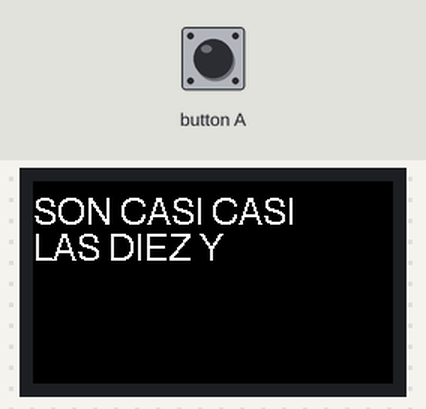
Simulated run of this sketch. Board: ESP32. Shown: 240×135 colour display. WiFi joins after 1.5 s; servers stay silent unless stated; the local clock reads 2024-03-15 10:24:30 at power-on unless the sketch sets it; EEPROM starts erased; what the sketch prints to the serial monitor is not drawn. At 2.3 s the program stops and its outputs stay as they are.

Above: at 2.3 s.

The sketch:

WordClock.ino
```cpp
#include <M5StickCPlus.h>
#include <Preferences.h>
#include "src/timesync.h"
#include "src/ClockTask.h"

portMUX_TYPE frtesp32::mux = portMUX_INITIALIZER_UNLOCKED;

Preferences preferences;

String ssid;
String password;

ClockTask clockTask;

void setup() {
  M5.begin(true, true, true);
  Serial.begin(115200);

  preferences.begin("wordclockwifi", false);

  ssid = preferences.getString("ssid", "");
  password = preferences.getString("password", "");

  M5.Lcd.setRotation(3);
  M5.Axp.ScreenBreath(9);

  timeSync(ssid, password);

  clockTask.start(1);

}

void loop() {
  M5.update();
  if (M5.BtnA.wasPressed()) {
    Serial.println("Button A was Pressed.");
    clockTask.lang = !clockTask.lang;
  }
  if (M5.BtnB.wasPressed()) {
    Serial.println("Button B was Pressed.");
  }
}
```

ClockTask.cpp
```cpp
#include "ClockTask.h"

bool ClockTask::run() {
  M5.Rtc.GetTime(&TimeStruct);
  if (prevM != TimeStruct.Minutes || prevH != TimeStruct.Hours || prevL != lang) {
    prevH = TimeStruct.Hours; prevM = TimeStruct.Minutes; prevL = lang;
    displayTime(TimeStruct.Hours, TimeStruct.Minutes, lang);
  }
  msleep(1000);
  return true;
}
```

ClockTask.h
```cpp
#ifndef CLOCKTASK_H
#define CLOCKTASK_H

#include <M5StickCPlus.h>
#include "frtesp32.h"
#include "DisplayTime.h"
#include "constants.h"

class ClockTask final : public frtesp32::Task<ClockTask, 10000> {
  public:
    bool run();
    int lang = SPANISH;
  private:
    int prevH, prevM = 0;
    int prevL = lang;
    RTC_TimeTypeDef TimeStruct;
};

#endif
```

DisplayTime.cpp
```cpp
#include "DisplayTime.h"

TimeWords tW;

void displayTime(int hours, int minutes, int lang) {
  if (lang != SPANISH) lang = ENGLISH;
  String t = tW.getWords(hours, minutes, lang);
  int start = 0;
  int end = 16;
  int i = 0;
  M5.Lcd.fillScreen(BLACK);
  do {
    end = t.lastIndexOf(' ', end);
    String line = t.substring(start, end);
    line.trim();
    M5.Lcd.setCursor(0, (24 * i++) + 10, 4);
    M5.Lcd.print(line);
    start = end;
    end = start + 16;
    if (end > t.length()) end = t.length();
  } while (start < t.length());

}
```

DisplayTime.h
```cpp
#ifndef DISPLAYTIME_H
#define DISPLAYTIME_H
#include <M5StickCPlus.h>
#include "TimeWords.h"

void displayTime(int hours, int minutes, int lang);

#endif
```

TimeSync.cpp
```cpp
#include "TimeSync.h"

void timeSync(String &ssid, String &password) {
  RTC_TimeTypeDef TimeStruct;
  RTC_DateTypeDef DateStruct;
  const char* ntpServer =  "pool.ntp.org";
  const long gmtOffset_sec = -8*3600;
  const int daylightOffset_sec = 3600;
  struct tm timeInfo;

  WiFi.mode(WIFI_STA);
  WiFi.begin(ssid.c_str(), password.c_str());
  Serial.print("Connecting to WiFi ..");
  for (int i=0; i<15 && WiFi.status() != WL_CONNECTED; i++) {
    Serial.print('.');
    M5.Lcd.print('.');
    delay(1000);
  }
  if (WiFi.status() == WL_CONNECTED) {
    Serial.print("WiFi Connected ");
    Serial.println(WiFi.localIP());
    delay(50);
    configTime(gmtOffset_sec, daylightOffset_sec, ntpServer);
    if (getLocalTime(&timeInfo)){
      Serial.println("Time retrieved");
      TimeStruct.Hours = timeInfo.tm_hour;
      TimeStruct.Minutes = timeInfo.tm_min;
      TimeStruct.Seconds = timeInfo.tm_sec;
      DateStruct.WeekDay = timeInfo.tm_wday;
      DateStruct.Month = timeInfo.tm_mon;
      DateStruct.Date = timeInfo.tm_mday;
      DateStruct.Year = timeInfo.tm_year;
      M5.Rtc.SetTime(&TimeStruct);
    } else {
      Serial.println("Could not sync time");
    }
    WiFi.disconnect(true);
    WiFi.mode(WIFI_OFF);
    Serial.println("WiFi Disconnected");
  } else {
    Serial.println("Could not connect to WIFi");
  }
}
```

TimeSync.h
```cpp
#ifndef TIMESYNC_H
#define TIMESYNC_H
#include <M5StickCPlus.h>
#include <WiFi.h>
#include <time.h>

void timeSync(String &ssid, String &password);

#endif
```

TimeWords.cpp
```cpp
#include "TimeWords.h"

String TimeWords::preText[2][2] = {{"ES", "SON"}, {"IT'S", "IT'S"}};
String TimeWords::postText[2][1] = {{"EN PUNTO"}, {"O'CLOCK"}};
String TimeWords::articleText[2][2] = {{"LA", "LAS"}, {"", ""}};
String TimeWords::fractionText[2][4] = {{"PASADAS", "BIEN PASADAS", "CASI", "CASI CASI"},{"A LITTLE BIT OVER", "A BIT OVER", "ALMOST", "NEARLY ALMOST"}};
String TimeWords::numbersText[2][12] = {{"UNA", "DOS", "TRES", "CUATRO", "CINCO", "SEIS", "SIETE", "OCHO", "NUEVE", "DIEZ", "ONCE", "DOCE"},
                                        {"ONE", "TWO", "THREE", "FOUR", "FIVE", "SIX", "SEVEN", "EIGHT", "NINE", "TEN", "ELEVEN", "TWELVE"}};
String TimeWords::numbersModText[2][12] = {{"Y CINCO", "Y DIEZ", "Y CUARTO", "Y VEINTE", "Y VEINTICINCO", "Y MEDIA", "VEINTICINCO PARA", "VEINTE PARA", "UN CUARTO PARA", "DIEZ PARA", "CINCO PARA", ""},
                                            {"FIVE AFTER", "TEN AFTER", "QUARTER PAST", "TWENTY AFTER", "TWENTY-FIVE AFTER", "HALF PAST", "TWENTY-FIVE TO", "TWENTY TO", "QUARTER TO", "TEN TO", "FIVE TO", ""}};

String &TimeWords::getWords(int hour, int minutes, int lang) {
  int h = (hour > 12) ? hour - 12 : hour;
  h = (h == 0) ? 12 : h;
  int mF = ((float) minutes / 5) + 0.5;
  int mFf = minutes % 5;
  if (mF > 6) {
    h++;
    if (h == 13) h = 1;
  }

  String pT = (h == 1 && mF <= 6) ? preText[lang][0] : preText[lang][1];
  if ((mFf == 3 || mFf == 4) && lang == SPANISH) {pT += " "; pT += fractionText[lang][mFf - 1]; };
  if (mFf > 0 && lang == ENGLISH) {pT += " "; pT += fractionText[lang][mFf - 1]; };
  String aT = (h == 1) ? articleText[lang][0] : articleText[lang][1];
  String nT = numbersText[lang][h - 1];
  String nMT = (mF == 0) ? "" : numbersModText[lang][mF - 1];
  fT = pT;
  fT += " ";
  if (mF > 6 && lang == SPANISH) {fT += nMT; fT += " ";}
  if (mF >= 1 && lang == ENGLISH) {fT += nMT; fT += " ";}
  fT += aT;
  fT += " ";
  fT += nT;
  if (mF <=6 && lang == SPANISH) {fT += " "; fT += nMT;}
  if ((mFf == 1 || mFf == 2) && lang == SPANISH) {fT += " "; fT += fractionText[lang][mFf - 1]; };
  if (minutes == 0) {fT += " "; fT += postText[lang][0];};
  return fT;
}
```

TimeWords.h
```cpp
#ifndef TIMEWORDS_H
#define TIMEWORDS_H
#include <M5StickCPlus.h>
#include "constants.h"

class TimeWords  {
  public:
    String &getWords(int hour, int minutes, int lang);
  private:
    static String preText[2][2];
    static String postText[2][1];
    static String articleText[2][2];
    static String fractionText[2][4];
    static String numbersText[2][12];
    static String numbersModText[2][12];
    String fT;
};

#endif
```

constants.h
```cpp
#define SPANISH 0
#define ENGLISH 1
```

frtesp32.h
```cpp
// (licence header left out)
#ifndef FRTESP32_H
#define FRTESP32_H
#include "freertos/FreeRTOS.h"

#pragma once

namespace frtesp32
{
  extern portMUX_TYPE mux;

	namespace detail {

		inline void yieldFromIsr() __attribute__((always_inline));

		void yieldFromIsr()
		{
			#ifdef portYIELD_FROM_ISR
			portYIELD_FROM_ISR();
			#else
				#ifdef portEND_SWITCHING_ISR
					portEND_SWITCHING_ISR();
				#else
					taskYIELD();
				#endif
			#endif
		}

	}

	template<typename T, unsigned int STACK_SIZE = configMINIMAL_STACK_SIZE * sizeof(StackType_t)>
	class Task
	{
	public:
		Task() :
			running(false),
			do_stop(false),
			handle(nullptr)
		{
		}

		~Task()
		{
			stop();
		}

		explicit Task(const Task& other) = delete;
		Task& operator =(const Task& other) = delete;

		bool start(unsigned char priority = 0, const char* name = "")
		{
			if (priority >= configMAX_PRIORITIES) {
				priority = configMAX_PRIORITIES - 1;
			}

#if configSUPPORT_STATIC_ALLOCATION > 0
			handle = xTaskCreateStatic(
				entryPoint,
				name,
				STACK_SIZE / sizeof(StackType_t),
				this,
				priority,
				stack,
				&state
			);
			return handle;
#else
			return
				xTaskCreate(
					entryPoint,
					name,
					STACK_SIZE / sizeof(StackType_t),
					this,
					priority,
					&handle
				) == pdPASS;
#endif
		}

		bool stop()
		{
			return stop(false);
		}

		bool stopFromIdleTask()
		{
			return stop(true);
		}

		bool isRunning() const
		{
			taskENTER_CRITICAL(&mux);
			const bool res = running;
			taskEXIT_CRITICAL(&mux);

			return res;
		}

		unsigned int getUsedStackSize() const
		{
			return STACK_SIZE - uxTaskGetStackHighWaterMark(handle) * sizeof(StackType_t);
		}

		void post()
		{
			xTaskNotifyGive(handle);
		}

		void preparePostFromInterrupt()
		{
			higher_priority_task_woken = 0;
		}

		void postFromInterrupt()
		{
			vTaskNotifyGiveFromISR(handle, &higher_priority_task_woken);
		}

		void finalizePostFromInterrupt() __attribute__((always_inline))
		{
			if (higher_priority_task_woken) {
				detail::yieldFromIsr();
			}
		}

	protected:
		void yield()
		{
			taskYIELD();
		}

		void msleep(unsigned int msecs)
		{
			const TickType_t ticks = msecs / portTICK_PERIOD_MS;

			vTaskDelay(max(1U, ticks));
		}

		void msleep(unsigned int msecs, unsigned int& remainder)
		{
			msecs += remainder;
			const TickType_t ticks = msecs / portTICK_PERIOD_MS;
			remainder = msecs % portTICK_PERIOD_MS * static_cast<bool>(ticks);

			vTaskDelay(max(1U, ticks));
		}

		void wait()
		{
			ulTaskNotifyTake(pdTRUE, portMAX_DELAY);
		}

		bool wait(unsigned int msecs)
		{
			const TickType_t ticks = msecs / portTICK_PERIOD_MS;

			return ulTaskNotifyTake(pdTRUE, max(1U, ticks));
		}

		bool wait(unsigned int msecs, unsigned int& remainder)
		{
			msecs += remainder;
			const TickType_t ticks = msecs / portTICK_PERIOD_MS;
			remainder = msecs % portTICK_PERIOD_MS * static_cast<bool>(ticks);

			if (ulTaskNotifyTake(pdTRUE, max(1U, ticks))) {
				remainder = 0;
				return true;
			}

			return false;
		}

		void beginCriticalSection() __attribute__((always_inline))
		{
			taskENTER_CRITICAL(&mux);
		}

		void endCriticalSection() __attribute__((always_inline))
		{
			taskEXIT_CRITICAL(&mux);
		}

	private:
		bool stop(bool from_idle_task)
		{
			if (!handle) {
				return false;
			}

			taskENTER_CRITICAL(&mux);
			do_stop = true;
			while (running) {
				taskEXIT_CRITICAL(&mux);
				if (!from_idle_task) {
					vTaskDelay(1);
				} else {
					taskYIELD();
				}
				taskENTER_CRITICAL(&mux);
			}
			taskEXIT_CRITICAL(&mux);

			return true;
		}

		static void entryPoint(void* data)
		{
			Task* const self = static_cast<Task*>(data);

			bool do_stop;

			taskENTER_CRITICAL(&mux);
			self->running = true;
			do_stop = self->do_stop;
			taskEXIT_CRITICAL(&mux);

			while (!do_stop && static_cast<T*>(self)->run()) {
				taskENTER_CRITICAL(&mux);
				do_stop = self->do_stop;
				taskEXIT_CRITICAL(&mux);
			}

			taskENTER_CRITICAL(&mux);
			self->do_stop = false;
			self->running = false;
			taskEXIT_CRITICAL(&mux);

			const TaskHandle_t handle_copy = self->handle;
			self->handle = nullptr;

			vTaskDelete(handle_copy);
		}

		volatile bool running;
		volatile bool do_stop;
		TaskHandle_t handle;
		BaseType_t higher_priority_task_woken;
#if configSUPPORT_STATIC_ALLOCATION > 0
		StackType_t stack[STACK_SIZE / sizeof(StackType_t)];
		StaticTask_t state;
#endif
	};

	class Mutex final
	{
	public:
		Mutex() :
			handle(
#if configSUPPORT_STATIC_ALLOCATION > 0
				xSemaphoreCreateMutexStatic(&buffer)
#else
				xSemaphoreCreateMutex()
#endif
			)
		{
		}

		~Mutex()
		{
			vSemaphoreDelete(handle);
		}

		explicit Mutex(const Mutex& other) = delete;
		Mutex& operator =(const Mutex& other) = delete;

		void lock()
		{
			xSemaphoreTake(handle, portMAX_DELAY);
		}

		void unlock()
		{
			xSemaphoreGive(handle);
		}

	private:
		SemaphoreHandle_t handle;
#if configSUPPORT_STATIC_ALLOCATION > 0
		StaticSemaphore_t buffer;
#endif
	};

	class Semaphore final
	{
	public:
		enum class Type {
			BINARY,
			COUNTING
		};

		Semaphore(Type type = Type::BINARY) :
			handle(
#if configSUPPORT_STATIC_ALLOCATION > 0
				type == Type::BINARY
					? xSemaphoreCreateBinaryStatic(&buffer)
					: xSemaphoreCreateCountingStatic(static_cast<UBaseType_t>(-1), 0, &buffer)
#else
				type == Type::BINARY
					? xSemaphoreCreateBinary()
					: xSemaphoreCreateCounting(static_cast<UBaseType_t>(-1), 0)
#endif
			)
		{
		}

		~Semaphore()
		{
			vSemaphoreDelete(handle);
		}

		explicit Semaphore(const Semaphore& other) = delete;
		Semaphore& operator =(const Semaphore& other) = delete;

		void wait()
		{
			xSemaphoreTake(handle, portMAX_DELAY);
		}

		bool wait(unsigned int msecs)
		{
			const TickType_t ticks = msecs / portTICK_PERIOD_MS;

			return xSemaphoreTake(handle, max(1U, ticks)) == pdTRUE;
		}

		bool wait(unsigned int msecs, unsigned int& remainder)
		{
			msecs += remainder;
			const TickType_t ticks = msecs / portTICK_PERIOD_MS;
			remainder = msecs % portTICK_PERIOD_MS * static_cast<bool>(ticks);

			if (xSemaphoreTake(handle, max(1U, ticks)) == pdTRUE) {
				remainder = 0;
				return true;
			}

			return false;
		}

		void post()
		{
			xSemaphoreGive(handle);
		}

		void preparePostFromInterrupt()
		{
			higher_priority_task_woken = 0;
		}

		void postFromInterrupt()
		{
			xSemaphoreGiveFromISR(handle, &higher_priority_task_woken);
		}

		void finalizePostFromInterrupt() __attribute__((always_inline))
		{
			if (higher_priority_task_woken) {
				detail::yieldFromIsr();
			}
		}

	private:
		SemaphoreHandle_t handle;
		BaseType_t higher_priority_task_woken;
#if configSUPPORT_STATIC_ALLOCATION > 0
		StaticSemaphore_t buffer;
#endif
	};

	template<typename T, unsigned int ITEMS>
	class Queue final
	{
	public:
		Queue() :
			handle(
#if configSUPPORT_STATIC_ALLOCATION > 0
				xQueueCreateStatic(ITEMS, sizeof(T), buffer, &state)
#else
				xQueueCreate(ITEMS, sizeof(T))
#endif
			)
		{
		}

		~Queue()
		{
			vQueueDelete(handle);
		}

		explicit Queue(const Queue& other) = delete;
		Queue& operator =(const Queue& other) = delete;

		unsigned int getFillLevel() const
		{
			return ITEMS - uxQueueSpacesAvailable(handle);
		}

		void push(const T& item)
		{
			xQueueSend(handle, &item, portMAX_DELAY);
		}

		bool push(const T& item, unsigned int msecs)
		{
			const TickType_t ticks = msecs / portTICK_PERIOD_MS;

			return xQueueSend(handle, &item, max(1U, ticks)) == pdTRUE;
		}

		bool push(const T& item, unsigned int msecs, unsigned int& remainder)
		{
			msecs += remainder;
			const TickType_t ticks = msecs / portTICK_PERIOD_MS;
			remainder = msecs % portTICK_PERIOD_MS * static_cast<bool>(ticks);

			if (xQueueSend(handle, &item, max(1U, ticks)) == pdTRUE) {
				remainder = 0;
				return true;
			}

			return false;
		}

		void preparePushFromInterrupt()
		{
			higher_priority_task_woken_from_push = 0;
		}

		bool pushFromInterrupt(const T& item)
		{
			return xQueueSendFromISR(handle, &item, &higher_priority_task_woken_from_push) == pdTRUE;
		}

		void finalizePushFromInterrupt() __attribute__((always_inline))
		{
			if (higher_priority_task_woken_from_push) {
				detail::yieldFromIsr();
			}
		}

		void pop(T& item)
		{
			xQueueReceive(handle, &item, portMAX_DELAY);
		}

		bool pop(T& item, unsigned int msecs)
		{
			const TickType_t ticks = msecs / portTICK_PERIOD_MS;

			return xQueueReceive(handle, &item, max(1U, ticks)) == pdTRUE;
		}

		bool pop(T& item, unsigned int msecs, unsigned int& remainder)
		{
			msecs += remainder;
			const TickType_t ticks = msecs / portTICK_PERIOD_MS;
			remainder = msecs % portTICK_PERIOD_MS * static_cast<bool>(ticks);

			if (xQueueReceive(handle, &item, max(1U, ticks)) == pdTRUE) {
				remainder = 0;
				return true;
			}

			return false;
		}

		void preparePopFromInterrupt()
		{
			higher_priority_task_woken_from_pop = 0;
		}

		bool popFromInterrupt(const T& item)
		{
			return xQueueReceiveFromISR(handle, &item, &higher_priority_task_woken_from_pop);
		}

		void finalizePopFromInterrupt() __attribute__((always_inline))
		{
			if (higher_priority_task_woken_from_pop) {
				detail::yieldFromIsr();
			}
		}

	private:
		QueueHandle_t handle;
		BaseType_t higher_priority_task_woken_from_push;
		BaseType_t higher_priority_task_woken_from_pop;
#if configSUPPORT_STATIC_ALLOCATION > 0
		uint8_t buffer[ITEMS * sizeof(T)];
		StaticQueue_t state;
#endif
	};

}

#endif
```
